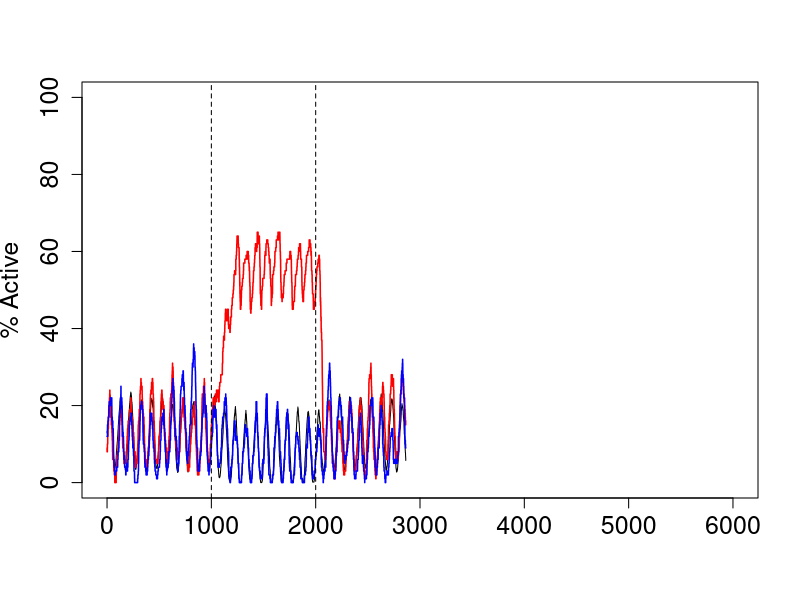
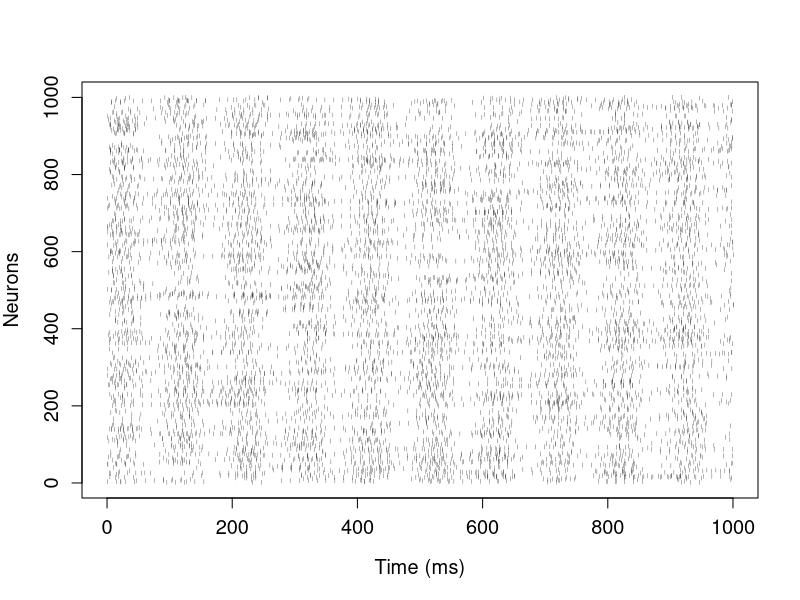

Here is the R script that generated these plots, in order:
#-------------------------------------------------------------#
#                  Neural Network Decison Model               #
#                        Marcin Penconek                      #
#-------------------------------------------------------------#


# Fixed firing model
# density: 0.55 i 0.35
# rates: 0.07 i 0.006



#----------------------------------------------
# SECTION 1: Functions
#----------------------------------------------

Grouping_variable = function() {
  
  size <- n_groups*n_size + N_size
  ggroups <- c(rep(1:n_groups, each = n_size, len = n_groups*n_size), rep(n_groups + 1, len = N_size))
  groups <- matrix(0, nrow = size, ncol = n_groups + 2)
  groups[ ,1] <- ggroups
  for(i in 1:size) {
    groups[i, ggroups[i] + 1] <- 1
  }
  return(groups)
}


#----------------------------------------------
# Defining network connections


Network_definition = function() {
  
  network_connections <- matrix(FALSE, nrow = size, ncol = size)
  u <- runif(size*size, min = 0, max = 1)
  
  for(i in 1:size) {
    for(j in 1:size) {
      if((groups[i, 1] == n_groups + 1) & (groups[j, 1] == n_groups + 1)) {
        if(u[size*(i-1) + j] < N_density) {
          network_connections[i, j] <- TRUE
        }
      } else if(groups[i, 1] == groups[j, 1]) {
        if(u[size*(i-1) + j] < n_density) {
          network_connections[i, j] <- TRUE
        }
      } else {
        if(u[size*(i-1) + j] < n_to_N_density) {
          network_connections[i, j] <- TRUE
        }
      }
    }
  }
  return(network_connections)
}



#----------------------------------------------
# Initiating the network with random inputs

Network_init = function() {
  
  prob_s <- runif(size, min = 0, max = 1)
  t <- rexp(size, rate = r_default)
  s <- logical(size)
  
  for(i in 1:size) {
    if(prob_s[i] < inhibition_level) {
      s[i] <- TRUE
      t[i] <- rexp(1, rate = r_active)
    }
    else {
      s[i] <- FALSE
    }
  }
  state <- matrix(0, nrow = size, ncol = 2)
  state[ ,1] <- s
  state[ ,2] <- t
  
  return(state)
}


#-----------------------------------------------
# Defining stimulus

Stimulus_definition_non_random = function() {
  
  stimulus <- c(rep(n_A, len = to_A), numeric(n_size - to_A), 
                rep(n_B, len = to_B), numeric(n_size - to_B), numeric(size - 2*n_size))
  
  return(stimulus)
}




#----------------------------------------
# Network evolution function

Network_evolution = function() {
  
  current_time <- 0
  current_stimulus <- numeric(size)
  stimulus_started <- 0
  stimulus_finished <- 0

  s <- state[ ,1]
  t <- state[ ,2]

  simulation <- matrix(0, nrow = number_of_iterations, ncol = (5 + n_groups + 1))
  reported_everactive <- NA
  
  for(j in 1:number_of_iterations) {
    
    if(current_time < when_start) {
      everactive <- s
    } else {
      reported_everactive <- sum(everactive)
    }
    
    if(stimulus_started == 0 & current_time > event_starts & current_time < event_ends) {
      current_stimulus <- stimulus
      stimulus_started <- 1
    }
    if(stimulus_finished == 0 & current_time > event_ends) {
      current_stimulus <- numeric(size)
      stimulus_finished <- 1
    }
    

    # Defining the neuron with the lowest t
    # Changing its state based on the activity of other neurons it is connected to
    
    current_time <- min(t)
    current_inhibition <- inhibition_level + amplitude*sin(current_time/period + phase)
    
    for(i in 1:size) if(t[i] == current_time) { Min_i <- i }
    
    active_groups <- numeric(n_groups + 1)
    for(i in 1:(n_groups + 1)) {
      active_groups[i] <- sum(s*groups[ ,i + 1])
    }
    
    simulation[j, ] <- c(current_time, Min_i, s[Min_i], 0, reported_everactive, active_groups)

    active <- sum(s)    
    cutoff <- (active/size)^2/current_inhibition
    
    active_connections <- sum(s*network_connections[Min_i, ])
    all_connections <- sum(network_connections[Min_i, ])
    
    change_factor <- (current_stimulus[Min_i] + active_connections)/(current_stimulus[Min_i] + all_connections)
    
    if(change_factor > cutoff) {
      s[Min_i] <- 1
      everactive[Min_i] <- 1
      simulation[j, 4] <- 1
      t[Min_i] <- current_time + 1/r_active
    } else {
      s[Min_i] <- 0
      t[Min_i] <- current_time + rexp(1, rate = r_default)
    }
    
  }
  return(simulation)
}

#----------------------------------------------
# Visualization
  
Population_plot <- function(x, y1, y2, y3, decision, ...) {
  
  #  if(decision[1] == 1) {
  #    decision_text <- c("A won: ", decision[2])
  #  } else if(decision[1] == -1) {
  #    decision_text <- c("B won: ", decision[2])
  #  } else {
  #    decision_text <- c("", "")
  #  }
  
  if(decision[1] == 0) {
    dectext <- "" 
  } else { 
    dectext <- round(decision[2], 0)
  }
  
  
  plot(x, y3, ylim = c(0,100), xlim = c(0,6000), type = "l",  
       xlab = "", ylab = "% Active",
       cex.main = 1.5, cex.axis = 1.5, cex.lab = 1.5)
  lines(x, y1, type = "l", col = "red", lwd=1.5)
  lines(x, y2, type = "l", col = "blue", lwd=1.5)
  legend(decision[2]-200, 105, legend = dectext, cex = 1.2, bty="n")
  if(decision[1] != 0) {abline(v = decision[2])}
  if(n_A + n_B >0) {
    abline(v = event_starts, lwd=1, lty=2)
    abline(v = event_ends, lwd=1, lty=2)
  } else {
    legend(200, 100, legend = c("A", "B"), cex = 2, lwd=c(3,3), col=c("red","blue"), bty = "n")
  }
}


 
#----------------------------------------------
# SECTION 2.PARAMETERS
#----------------------------------------------

# Network Parameters

N_size <- 800
n_groups <- 2
n_size <- 100
size <- n_groups*n_size + N_size

n_density <- 0.55
n_to_N_density <- 0.36
N_density <- 0.36


#----------------------------------------------
# Global parameters

inhibition_level <- 0.13
r_default <- 0.006
r_active <- 0.07

#----------------------------------------------
# Alpha waves

phase <- 0
amplitude <- 0.1
alpha_freq <- 10
period <- (1000/alpha_freq)/(2*3.14)

#----------------------------------------------
# Simulation parameters

number_of_iterations <- 40000
threshold_level <- 75

to_A <- 50
to_B <- 50

n_A <- 10
n_B <- 0

event_starts <- 1000
event_ends <- 2000


#------------------------------------------------
# SECTION 3: Running the model
#------------------------------------------------


for(i in 1:1) {
  
  groups <- Grouping_variable()
  network_connections <- Network_definition()
  state <- Network_init()
  s <- state[ ,1]
  t <- state[, 2]
  
  when_start <- runif(1, min = 0, max = 5000)
  stimulus <- Stimulus_definition_non_random()
  simulation <- Network_evolution()
  decision <- c(0,0)

  
  Population_plot(simulation[ ,1], simulation[ ,6], simulation[ ,7], simulation[ ,8]*(100/N_size), decision)
  
#  if(i == 1) {
#    plot(simulation[, 1], simulation[, 5], ylim = c(0,1000), xlim = c(0, 6000), type = "l")
#  } else {
#        if(decision[1] != 0) 
#          {
#          lines(simulation[, 1], simulation[, 5], type = "l")
#        }
#  }
  
}

#plot(log(simulation[,6]), log(simulation[,7]), type="l")


#----------------------------------------------
# GRAPHIC PARAMETERS
#----------------------------------------------

osie <- 1.2
opis <- 1.2

#-----------------------------------------------
# FIGURE: Scatter plot
#-----------------------------------------------

set.seed(1234)

n_A <- 0
n_B <- 0

groups <- Grouping_variable()
network_connections <- Network_definition()
state <- Network_init()
s <- state[ ,1]
t <- state[, 2]

when_start <- runif(1, min = 0, max = 5000)
stimulus <- Stimulus_definition_non_random()
simulation <- Network_evolution()

plot(simulation[,1][simulation[,1] > 1000 & simulation[,1] < 2000 & simulation[,4] == 1 & simulation[,2] >= 0  & simulation[,2] <= 1000] - 1000, 
     simulation[,2][simulation[,1] > 1000 & simulation[,1] < 2000 & simulation[,4] == 1 & simulation[,2] >= 0 & simulation[,2] <= 1000], 
     pch = 124, col = "black", cex = 0.3, xlab = "Time (ms)", ylab = "Neurons", cex.axis = osie, cex.lab = opis)

